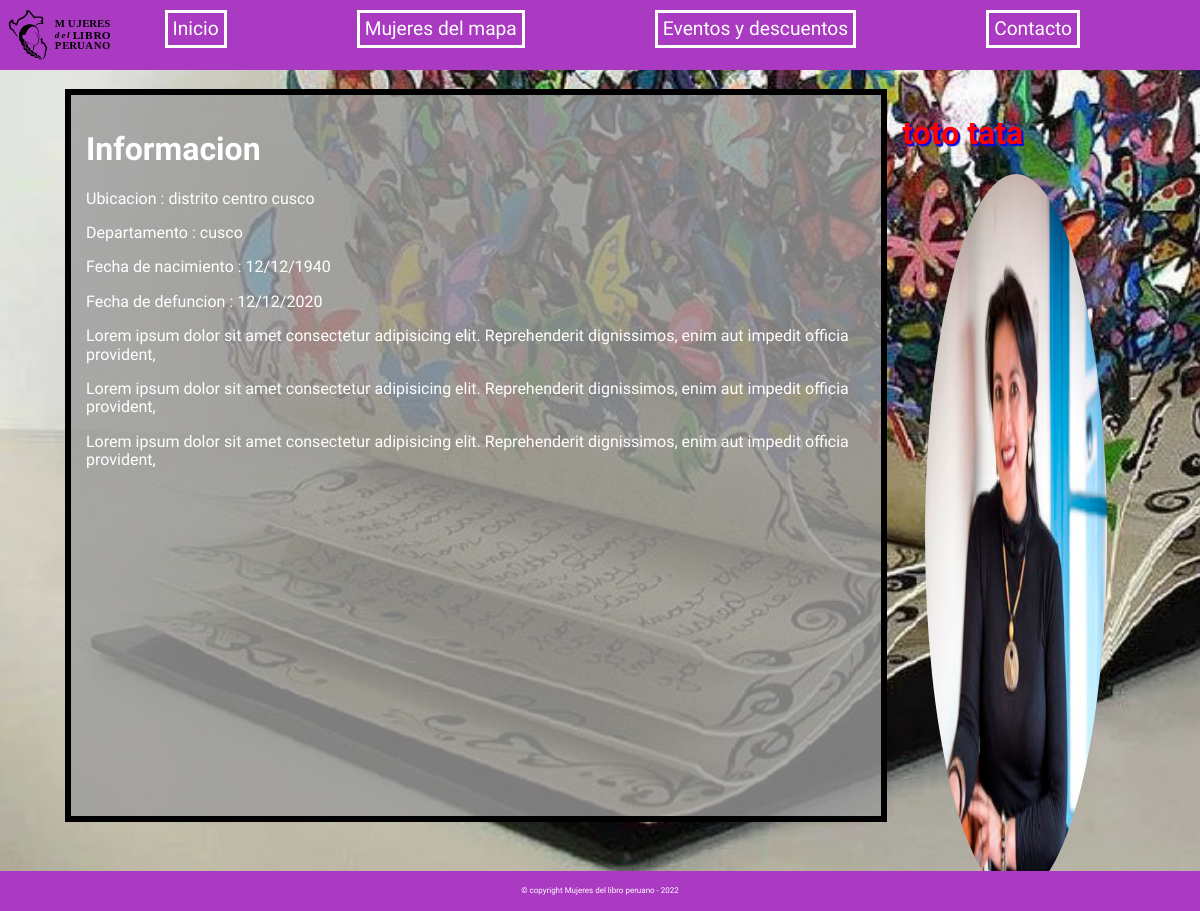
/galleries/1, run on the app's committed database.
### site_web/models.py (models this page shows)
class Mujer(models.Model):
    nombre = models.CharField(max_length=200)
    apellido = models.CharField(max_length=200)
    fecha_nacimiento = models.CharField(max_length=10)
    fecha_defuncion = models.CharField(max_length=10, null=True)
    trayectoria = models.CharField(max_length=200)
    link_imagen = models.CharField(max_length=200)
    lugar = models.ForeignKey(Lugar, on_delete=models.CASCADE)

class Lugar(models.Model):
    distrito = models.CharField(max_length=200)
    provincia = models.CharField(max_length=200)
    departamento = models.CharField(max_length=200)
    coordx = models.CharField(max_length=200)
    coordy = models.CharField(max_length=200)

### site_web/views.py (the view)
# urls.py: path('galleries/<int:mujer_id>', views.gallerie, name='Gallerie'),
def gallerie(request, mujer_id):
    template = loader.get_template('singleGallery.html')
    mujer = Mujer.objects.get(id=mujer_id)
    context = {"mujer": mujer}
    return HttpResponse(template.render(context, request=request))

### site_web/templates/singleGallery.html (shortened to what this page needs)
{% load static %}
<!DOCTYPE html>
<html lang="en">
<head>
    <link rel="stylesheet" href="{% static 'css/normalize.css' %}">
    <link rel="stylesheet" href="{% static 'css/nb.css' %}">
</head>
<body>
    <header id="mainHeader">
        <img src="{% static 'images/layout/logo_mapa.svg' %}" alt="Logo NB" id="logoImg" />
        <nav id="mainNav">
            <ul>
                <li><a href="{% url 'Index' %}">Inicio</a></li>
                <li><a href="{% url 'Galleries' %}">Mujeres del mapa</a></li>
                <li><a href="{% url 'Eventos' %}">Eventos y descuentos</a></li>
                <li><a href="{% url 'Contact' %}">Contacto</a></li>
            </ul>
        </nav>
    </header>
    <section id="pageContent" class="home">
        <div class="hijo1">
            <h1>Informacion</h1>
            <p>Ubicacion : {{mujer.lugar.distrito}} {{mujer.lugar.provincia}}</p>
            <p>Departamento : {{mujer.lugar.departamento}}</p>
            <p>Fecha de nacimiento : {{mujer.fecha_nacimiento}}</p>
            <p>Fecha de defuncion : {{mujer.fecha_defuncion}} </p>
            <p>Lorem ipsum dolor sit amet consectetur adipisicing elit. Reprehenderit dignissimos, enim aut impedit
                officia provident, </p>
            <p>Lorem ipsum dolor sit amet consectetur adipisicing elit. Reprehenderit dignissimos, enim aut impedit
                officia provident, </p>
            <p>Lorem ipsum dolor sit amet consectetur adipisicing elit. Reprehenderit dignissimos, enim aut impedit
                officia provident, </p>
            <iframe src="http://www.youtube.com/embed/W7qWa52k-nE" width="560" height="315" frameborder="0"
                allowfullscreen></iframe>
        </div>
        <div class="hijo2">
            <h1>{{mujer.nombre}} {{mujer.apellido}}</h1>
            <img src="/static/{{mujer.link_imagen}}" alt="">
        </div>
    </section>
    <footer id="mainFooter">
        <p>&copy; copyright Mujeres del libro peruano - 2022</p>
    </footer>
</body>
</html>

### site_web/static/css/nb.css (style rules this page uses)
:root { --black: #333; --blue: #7186FF; --red: #ab3ac2; --shaded-red: rgb(223, 149, 149); --green: #00751F; --white: #FFF; height: 100vh; box-sizing: border-box; }
*, *:before, *:after { box-sizing: inherit; }
body { font-size: 1rem; font-family: Raleway, Verdana, san-serif; min-height: 100%; }
img { width: 100%; height: 100%; }
#mainHeader { display: grid; grid-template-columns: 120px 1fr; align-items: start; background-color: var(--red); height: 70px; width: 100%; position: fixed; }
#logoImg { height: 100%; width: 100%; }
#mainNav { position: absolute; background-color: var(--red); width: 100%; top: 40px; display: none; }
#mainNav ul { list-style: none; padding: 0; margin: 0; display: flex; flex-flow: column nowrap; margin-left: 90px; }
#mainNav a { color: white; text-decoration:rgb(36, 238, 127); font-family: Cantarell, Arial, sans-serif; font-size: 2.5em; display:-moz-marker; margin: 10px; float:right; margin-right: 120px; margin-top: 10px; text-align: center; border: 3px solid rgb(255, 255, 255); padding: 5px; }
#pageContent { padding: 100px 10px; padding: 7% 5%; min-height: 100vh; background-image: url(../images/arte-con-libros-1.jpg); background-repeat:repeat-x; background-size:cover; background-attachment:fixed; }
#pageContent.home { display: flex; justify-content: center; align-items: flex; }
#mainFooter { background-color: var(--red); height: 40px; width: 100%; position: fixed; bottom: 0; color: var(--white); font-size: .5em; display: flex; align-items: center; justify-content: center; }
@media screen and (min-width: 768px) { #mainNav { position: static; background: transparent; display: flex; padding: 0; justify-content: flex-end; } }
@media screen and (min-width: 768px) { #mainNav ul { flex-flow: row nowrap; margin-left: 0px; } }
@media screen and (min-width: 768px) { #mainNav a { font-size: 1.2em; } }
@media screen and (min-width: 768px) { #pageContent.home { justify-content: flex-end; } }
.hijo1 { padding: 15px; margin: 5px; color: #fff; border: 6px solid #000000; background-color: rgba(155,155,155,0.8); display:table-column; }
.hijo1 iframe { display: block; margin-left: auto; margin-right: auto; width: 80%; }
.hijo2 { padding: 5px; margin: 5px; color: rgb(255, 0, 0); text-shadow: 1px 1px 1px rgb(0, 4, 255), 2px 2px 1px rgb(0, 15, 223); display: table-column; }
.hijo2 img { border-radius: 50%; display: block; margin-left: auto; margin-right: auto; width: 80%; }

### data on the page
Mujer: lugar.distrito "distrito centro", lugar.provincia "cusco", lugar.departamento "cusco", fecha_nacimiento "12/12/1940", fecha_defuncion "12/12/2020", nombre "toto", apellido "tata", link_imagen (picture)
